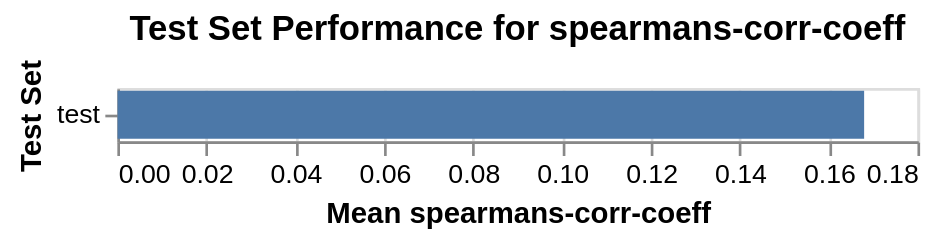

The notebook cell this image was saved under:
### Code cell
test_set_performance = BiocentralChart.model_test_set_performance(model_result, metric_name="spearmans-corr-coeff")
test_set_performance.chart.interactive()

### Figure 1 — Vega-Lite specification as saved in the notebook (floating-point values rounded to 4 significant figures)
{"config": {"view": {"continuousWidth": 300, "continuousHeight": 300}}, "data": {"name": "data-9482a6a0fd0876dc3298457025cb2753"}, "mark": {"type": "bar"}, "encoding": {"color": {"field": "test_set_name", "legend": null, "type": "nominal"}, "tooltip": [{"field": "test_set_name", "title": "Test Set", "type": "nominal"}, {"field": "metric_name", "title": "Metric", "type": "nominal"}, {"field": "mean", "format": ".4f", "title": "Mean", "type": "quantitative"}, {"field": "lower", "format": ".4f", "title": "Lower CI", "type": "quantitative"}, {"field": "upper", "format": ".4f", "title": "Upper CI", "type": "quantitative"}, {"field": "sample_size", "title": "Sample Size", "type": "quantitative"}, {"field": "iterations", "title": "Bootstrap Iterations", "type": "quantitative"}], "x": {"field": "mean", "title": "Mean spearmans-corr-coeff", "type": "quantitative"}, "xError": {"field": "lower"}, "xError2": {"field": "upper"}, "y": {"field": "test_set_name", "sort": ["test"], "title": "Test Set", "type": "nominal"}}, "params": [{"name": "param_1e9efca18e7a2868", "select": {"type": "interval", "encodings": ["x", "y"]}, "bind": "scales"}], "title": "Test Set Performance for spearmans-corr-coeff", "$schema": "https://vega.github.io/schema/vega-lite/v6.4.1.json", "datasets": {"data-9482a6a0fd0876dc3298457025cb2753": [{"test_set_name": "test", "metric_name": "spearmans-corr-coeff", "mean": 0.168, "lower": 0.09287, "upper": 0.259, "iterations": 30, "sample_size": 597, "confidence_level": 0.05}]}}
